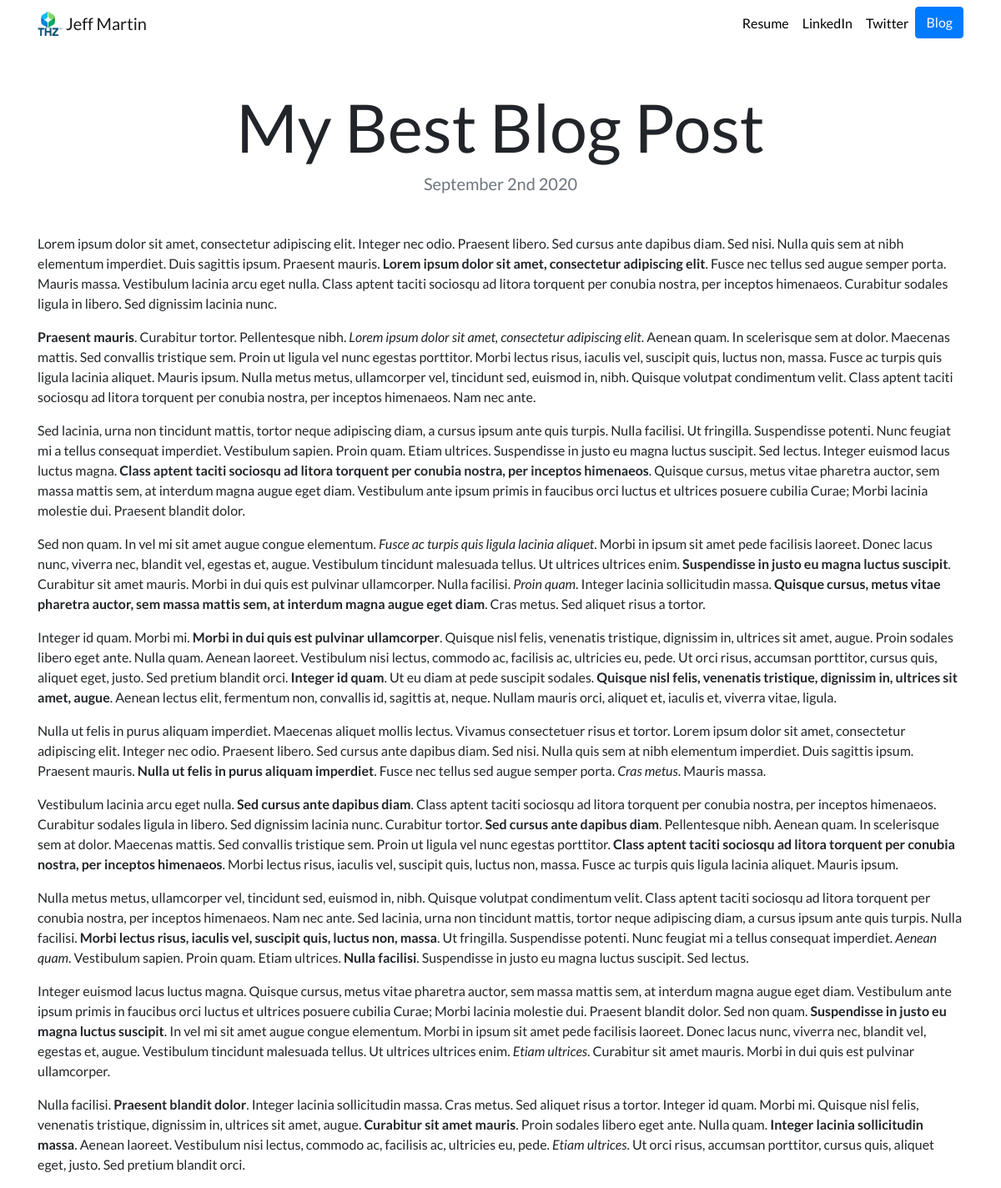
/blog/5/, run on the app's committed database.
### blog/models.py (models this page shows, shortened)
class Blog(models.Model):
    title = models.CharField(max_length=200)
    description = models.TextField()
    date = models.DateField()

### blog/views.py (the view)
# urls.py: path('<int:blog_id>/', views.detail, name='detail'),
def detail(request, blog_id):
    blog = get_object_or_404(Blog, pk=blog_id)
    return render(request, 'blog/detail.html',{'blog':blog})

### blog/templates/blog/detail.html
{% extends "portfolio/base.html" %}
{% load static %}
{% block content %}
<h1 class="text-center mt-5" id="blogdetailtitle">{{ blog.title }}</h1>
<h5 class="text-center text-muted mb-5">{{ blog.date|date:'F jS Y' }}</h5>
{{ blog.description|safe }}
{% endblock %}

### portfolio/static/portfolio/custom.css (style rules this page uses)
body { font-family: 'Lato', sans-serif; }
@media (min-width: 992px) { #blogdetailtitle { font-size: 5rem; } }

### data on the page
Blog: title "My Best Blog Post", date "September 2nd 2020", description "Lorem ipsum dolor sit amet, consectetur adipiscing elit. Integer nec odio. Praesent libero. Sed cursus ante dapibus diam. Sed nisi. Nulla quis sem at nibh elementum imperdiet. Duis sagittis ipsum. Praesent mauris. Lorem ipsum dolor sit amet, consectetur adipiscing elit . Fusce nec tellus sed augue semper porta. Mauris massa. Vestibulum lacinia arcu eget nulla. Class aptent taciti sociosqu ad litora torquent per conubia nostra, per inceptos himenaeos. Curabitur sodales ligula in libero. Sed dignissim lacinia nunc. Praesent mauris . Curabitur tortor. Pellentesque nibh. Lorem ipsum dolor sit amet, consectetur adipiscing elit . Aenean quam. In scelerisque sem at dolor. Maecenas mattis. Sed…"
